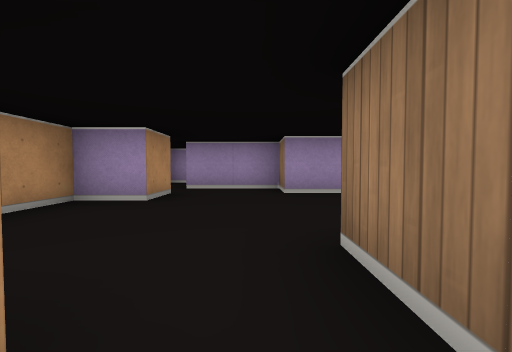
View 1 (above)

16 first-person views from a walk through a cub3D maze. The camera is about half as high as the walls, tilts 2° down and sees 90° across. The floor is counted in squares. Each view is taken from the middle of a square. On the plan, view 1 faces up. The plan holds only what a view shows up to about 9 squares ahead; the rest is blank.

View 2
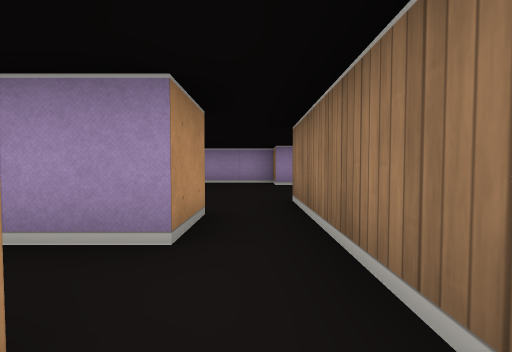

View 3
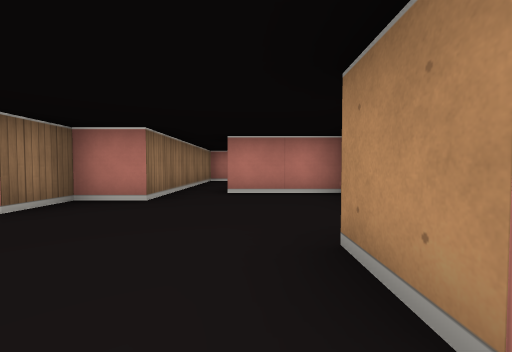

View 4
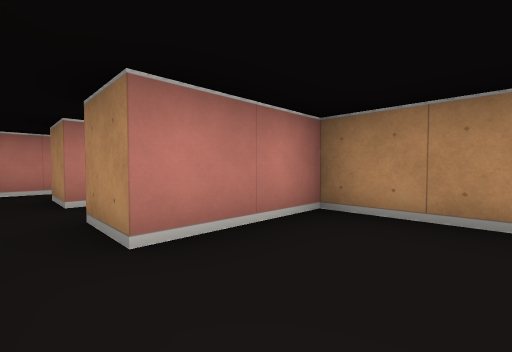

View 5
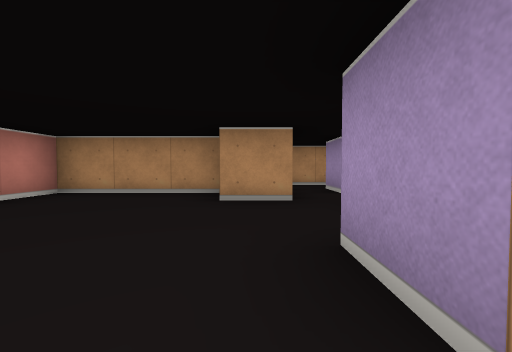

View 6
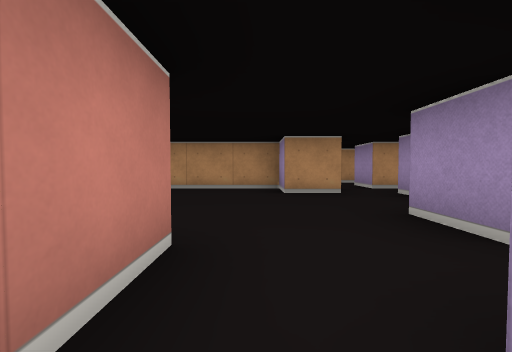

View 7
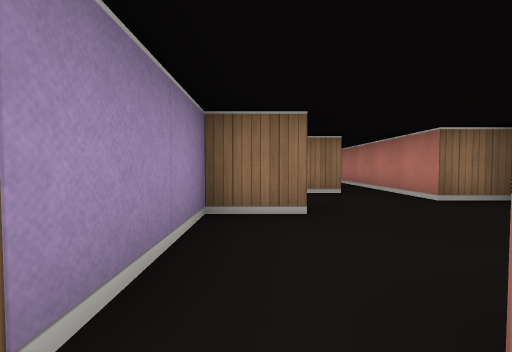

View 8
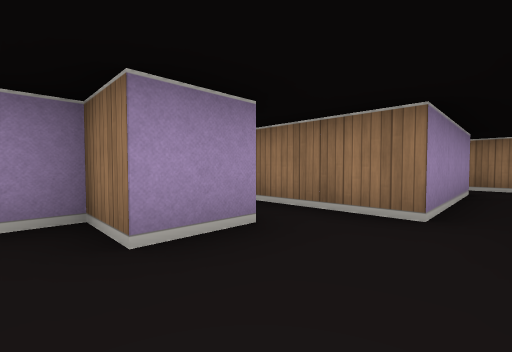

View 9
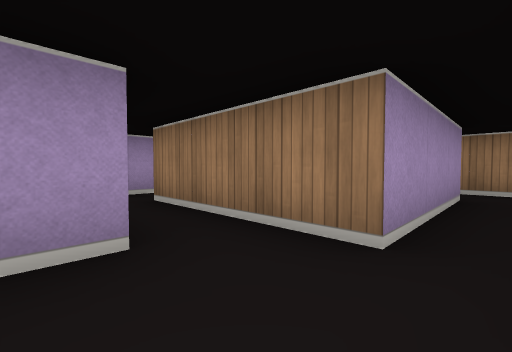

View 10
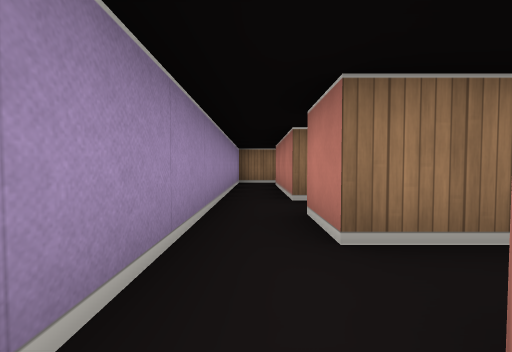

View 11
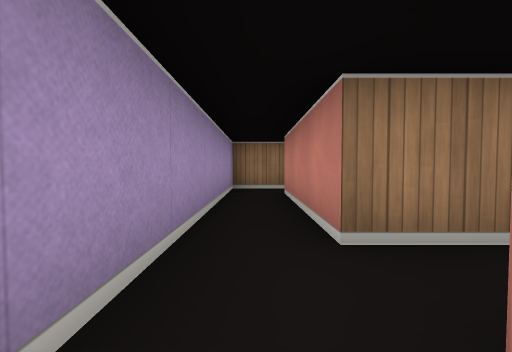

View 12
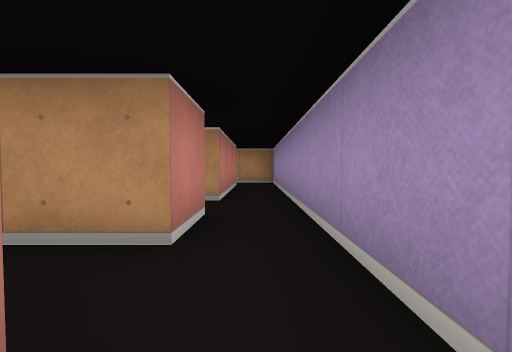

View 13
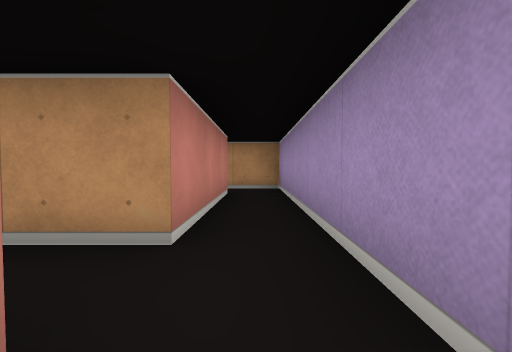

View 14
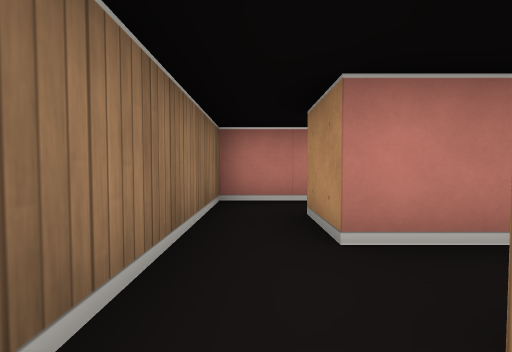

View 15
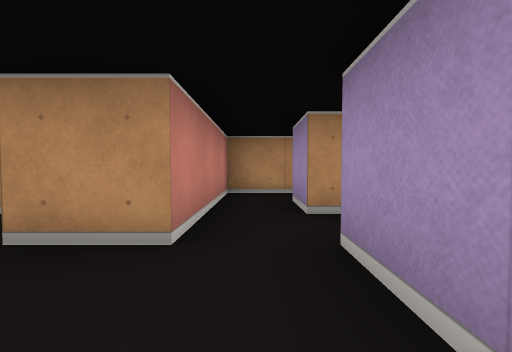

View 16
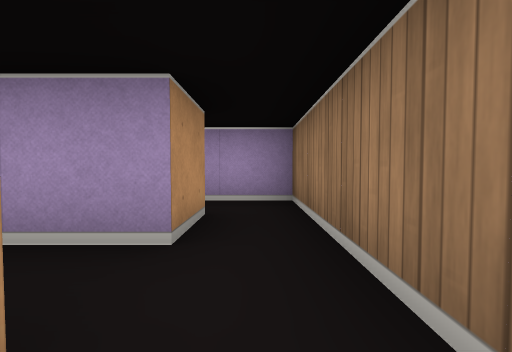

### Floor plan
Key: @ floor where view 1 was taken; # wall or solid block; . floor.
Columns run from 5 left of view 1 to 9 right of it. Each row starts with its distance up from view 1.
  8   #############
  7   #...........#
  6 #.#.###.#.###.#
  5 #.....#.#...#
  4 ####....###.#
  3   #.........#
  2   #...#####.
  1   #...#
  0   ###@#
 -1     ..#
 -2    ##.#
 -3     ..#
 -4     ###

Positions as (right, up) in squares from view 1, and headings:
1: (0, 0), facing up
2: (0, -2), facing up
3: (-1, 5), facing down
4: (0, 2), facing down-left
5: (2, 4), facing left
6: (3, 3), facing left
7: (-2, 5), facing right
8: (0, 3), facing up-right
9: (1, 3), facing up-right
10: (1, 7), facing right
11: (3, 7), facing right
12: (5, 7), facing left
13: (3, 7), facing left
14: (0, 0), facing down
15: (0, 5), facing left
16: (6, 2), facing up
